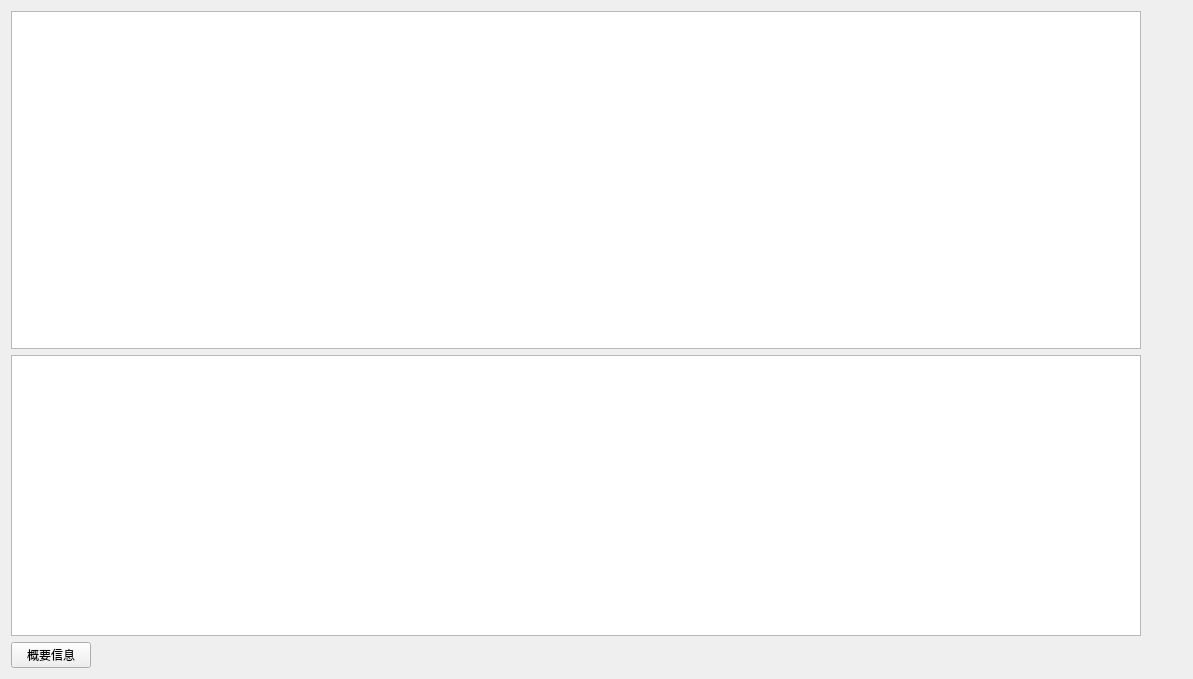
<?xml version="1.0" encoding="UTF-8"?>
<ui version="4.0">
 <class>BatteryInfo_Widget</class>
 <widget class="QWidget" name="BatteryInfo_Widget">
  <property name="geometry">
   <rect>
    <x>0</x>
    <y>0</y>
    <width>1193</width>
    <height>679</height>
   </rect>
  </property>
  <property name="sizePolicy">
   <sizepolicy hsizetype="Preferred" vsizetype="Preferred">
    <horstretch>0</horstretch>
    <verstretch>0</verstretch>
   </sizepolicy>
  </property>
  <property name="minimumSize">
   <size>
    <width>0</width>
    <height>0</height>
   </size>
  </property>
  <property name="windowTitle">
   <string>电池信息</string>
  </property>
  <layout class="QGridLayout" name="gridLayout">
   <item row="1" column="0">
    <widget class="QTableWidget" name="batteryDetailWidget">
     <property name="sizePolicy">
      <sizepolicy hsizetype="Fixed" vsizetype="Fixed">
       <horstretch>0</horstretch>
       <verstretch>0</verstretch>
      </sizepolicy>
     </property>
     <property name="minimumSize">
      <size>
       <width>1130</width>
       <height>281</height>
      </size>
     </property>
    </widget>
   </item>
   <item row="0" column="0">
    <widget class="QTableWidget" name="batteryTableWidget">
     <property name="sizePolicy">
      <sizepolicy hsizetype="Fixed" vsizetype="Expanding">
       <horstretch>0</horstretch>
       <verstretch>0</verstretch>
      </sizepolicy>
     </property>
     <property name="minimumSize">
      <size>
       <width>1130</width>
       <height>281</height>
      </size>
     </property>
     <property name="editTriggers">
      <set>QAbstractItemView::NoEditTriggers</set>
     </property>
    </widget>
   </item>
   <item row="2" column="0">
    <layout class="QHBoxLayout" name="horizontalLayout">
     <item>
      <widget class="QPushButton" name="batteryInfoButton">
       <property name="text">
        <string>概要信息</string>
       </property>
      </widget>
     </item>
     <item>
      <spacer name="horizontalSpacer">
       <property name="orientation">
        <enum>Qt::Horizontal</enum>
       </property>
       <property name="sizeHint" stdset="0">
        <size>
         <width>1046</width>
         <height>20</height>
        </size>
       </property>
      </spacer>
     </item>
    </layout>
   </item>
  </layout>
 </widget>
 <resources/>
 <connections/>
</ui>
